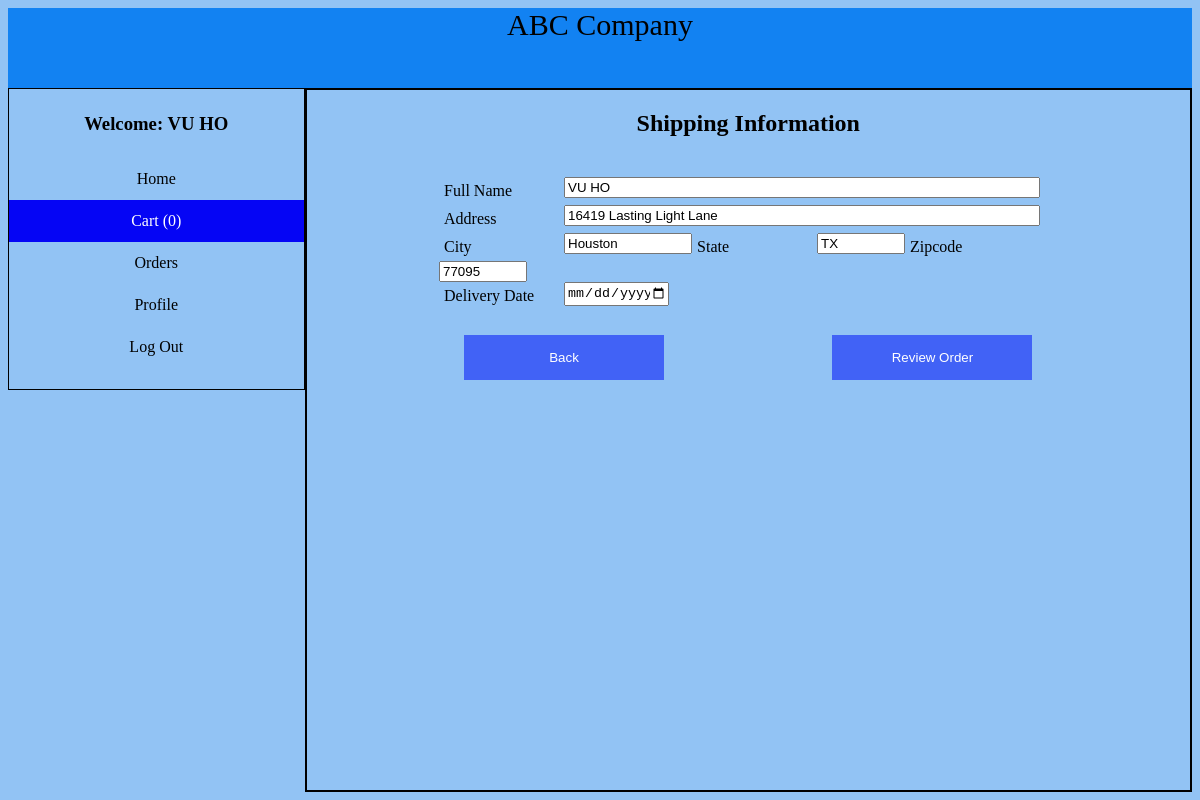
The page /shipping_infor.php (signed in) on the database its author committed.
### tables this page shows
CREATE TABLE `user_profiles` (
  `userid` int(11) NOT NULL,
  `name` text DEFAULT '0',
  `address1` text DEFAULT '0',
  `address2` text DEFAULT '0',
  `city` text DEFAULT '0',
  `state` text DEFAULT '0',
  `zipcode` int(5) DEFAULT 0
);

### shipping_infor.php (the view, shortened to what this page needs)
<?php
require 'connect.php';
try {
    $userid = $_SESSION['userid'];
    $sql = "SELECT * FROM user_profiles WHERE userid LIKE '$userid'";
    $statement = $conn->query($sql);
    $results = $statement->fetchAll(PDO::FETCH_ASSOC);
    if ($results) {
        foreach ($results as $result) {
            $name = $result['name'];
            $address1 = $result['address1'];
            $city = $result['city'];
            $state = $result['state'];
            $zipcode = $result['zipcode'];
        }
    }
} catch (PDOException $error) {
    echo $error;
}
?>
<!DOCTYPE html>
<html>
<head>
    <link rel="stylesheet" href="CSS/dashboard.css">
    <link rel="stylesheet" href="CSS/shipping_infor.css">
</head>
<body>
    <header id="company_name">
        ABC Company
    </header>
    <section id="section1">
        <div id="left_box">
            <div style="text-align:center; padding: 5px;"><label for=" name">
                    <h3><b>Welcome:</b>
                </label><?php echo $name ?></h3>
            </div>
            <div class="vertical-menu">
                <a href="dashboard.php">Home</a>
                <a href="Cart.php" class="active">Cart (<?php echo $_SESSION['numberOfOrder'] ?>)</a>
                <a href="orders.php">Orders</a>
                <a href="profile.php">Profile</a>
                <a onclick="showConfirm()">Log Out</a>
            </div>
        </div>
        <div id="right_box">
            <h2 style="text-align: center;">Shipping Information</h2>
            <form action="order_review.php" method="POST">
                <section><label id="label" for="name">Full Name</label>
                    <input id="input" name="name" type="text" value="<?php echo $name ?>" readonly='readonly'>
                </section>
                <section><label id="label" for=" address1">Address</label>
                    <input id="input" name="address" type="text" value="<?php echo $address1 ?>" readonly='readonly'>
                </section>
                <section><label id="label" for="city">City</label>
                    <input id="input" name="city" type="text" style="width: 120px;" value="<?php echo $city ?>"
                        readonly='readonly'>
                    <label id="label" for="state">State</label>
                    <input id="input" name="state" style="width: 80px;" type="text" value="<?php echo $state ?>"
                        readonly='readonly'>
                    <label id="label" for="zipcode">Zipcode</label>
                    <input id="input" name="zipcode" style="width: 80px;" maxlength="5" type="number"
                        value="<?php echo $zipcode ?>" readonly='readonly'>
                </section>
                <section><label id="label" for=" date">Delivery Date </label>
                    <input id="date" name="date" type="date" min="<?php echo date('Y-m-d'); ?>" required>
                </section>
                <section>
                    <button style="float:left" onclick="document.location='cart.php'">Back</button>
                    <button type="submit" name="place_order_button">Review Order</button>
                </section>
            </form>
        </div>
    </section>
</body>
</html>

### CSS/dashboard.css (style rules this page uses)
body { background-color: rgb(146, 195, 244); }
#company_name { text-align: center; font-size: 30px; height: 80px; background-color: rgb(18, 130, 242); }
#section1 { display: flex; }
#left_box { float: left; width: 25%; height: 300px; border: solid black 1px; }
#right_box { float: left; width: 75%; min-height: 700px; border: solid black 2px; }
.vertical-menu { text-align: center; }
.vertical-menu a { color: black; display: block; padding: 12px; text-decoration: none; }
.vertical-menu a.active { background-color: #0505f5; color: white; }

### CSS/shipping_infor.css (style rules this page uses)
form { width: 70%; height: auto; margin: auto; padding: 20px; }
section { clear: both; }
#label { float: left; width: 100px; padding-right: 15px; margin: 5px; }
#input { float: left; width: calc(100% - 150px); }
#date { width: 100px; height: 20px; }
button { float: right; width: 200px; margin: 25px; padding: 15px; color: white; text-align: center; text-decoration: none; border: none; background-color: rgb(65, 98, 246); }

### rows shown on the page
user_profiles: name "VU HO", address "16419 Lasting Light Lane", city "Houston", state "TX", zipcode "77095"

### other values the page prints
$_SESSION['numberOfOrder'] "0"
